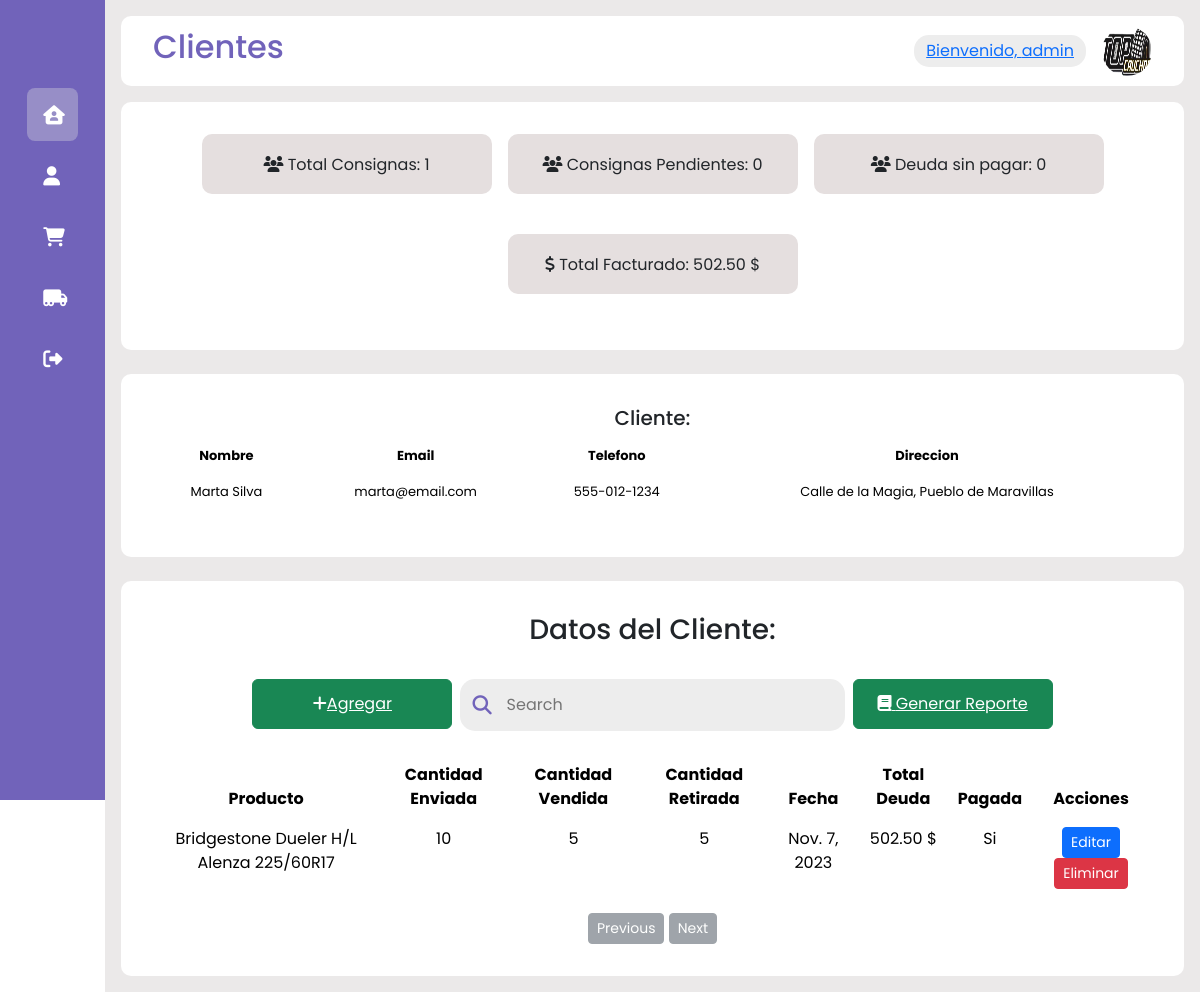
Screenshot of /clientsdata/clientdata/23 (signed in) with the database file from the repository.
### clients/models.py (models this page shows, shortened)
class Client(models.Model):
    fullname = models.CharField(max_length=255, blank=False, null=False, verbose_name='Fullname')
    email = models.EmailField(blank=True, null=True, verbose_name='Email')
    phone = models.CharField(max_length=30, blank=True, null=True, verbose_name='Phone')
    address = models.CharField(max_length=255, blank=True, null=True, verbose_name='Address')
    class Meta:
        db_table = 'clients'
        verbose_name = 'Client'
        verbose_name_plural = 'Clients'
        ordering = ['-id']

### clientsdata/models.py (models this page shows, shortened)
class ClientData(models.Model):
    client = models.ForeignKey(Client, on_delete=models.CASCADE, related_name='client_data', verbose_name='Client')
    product = models.ForeignKey(Product, blank=False, null=True, on_delete=models.SET_NULL,verbose_name='Producto')
    cantidad_enviada = models.IntegerField(blank=False, null=False, verbose_name='Cantidad Enviada')
    cantidad_vendida = models.IntegerField(blank=True, null=True, verbose_name='Cantidad Vendida')
    cantidad_retirada = models.IntegerField(blank=True, null=True, verbose_name='Cantidad Retirada')
    total_deuda = models.DecimalField(max_digits=8, decimal_places=2, blank=True, null=False, verbose_name='Total Deuda')
    paid = models.BooleanField(blank=True, null=False, default=False, verbose_name= 'Paid')
    start_date = models.DateField(blank=False, null=False, verbose_name= 'Start Date')
    class Meta:
        db_table = 'clientsdata'
        verbose_name = 'ClientData'
        verbose_name_plural = 'ClientDatas'
        ordering = ['-id']

### products/models.py (models this page shows)
class Product(models.Model):
    name = models.CharField(max_length=255, blank=False, null=False, verbose_name='Product Name')
    description = models.CharField(max_length=255, blank=False, null=False, verbose_name='Product Description')
    price = models.DecimalField(max_digits=5, decimal_places=2, blank=False, null=False, verbose_name='Price')
    quantity = models.IntegerField(max_length=10, blank=False, null=False, verbose_name='Quantity')
    def __str__(self):
        return self.name

### clientsdata/views.py (the view)
# urls.py: path('clientdata/<int:pk>', views.client_data, name='ClientData'),
@login_required(login_url='website:login')
def client_data(request, pk):
    client = Client.objects.get(id=pk)
    client_context = {
        'id': client.pk,
        'fullname': client.fullname,
        'email': client.email,
        'phone': client.phone,
        'address': client.address,
        'client_pk': pk
    }
    client_data_list = ClientData.objects.filter(client_id=pk)
    client_data_list_count = len(client_data_list)
    client_data_amount = []
    for cd in client_data_list:
        if cd.paid == True:
            client_data_amount.append(cd.total_deuda)
    client_data_amount_total = sum(client_data_amount)
    client_data_without_pay = []
    for nopay in client_data_list:
        if nopay.paid == False:
            client_data_without_pay.append(nopay)
    total_without_pay = len(client_data_without_pay)
    client_data_debt_without_pay = []
    for nopaydebt in client_data_list:
        if nopaydebt.paid == False:
            client_data_debt_without_pay.append(nopaydebt.total_deuda)
    total_debt_without_pay = sum(client_data_debt_without_pay)
    return render(request, 'client_data_list.html', {
        'client_context': client_context,
        'client_data_list': client_data_list,
        'client_data_list_count': client_data_list_count,
        'client_data_amount_total': client_data_amount_total,
        'total_without_pay': total_without_pay,
        'total_debt_without_pay': total_debt_without_pay
    })

### clientsdata/templates/client_data_list.html (shortened to what this page needs)
{% extends 'base.html' %}
{% block headertitle %}Clientes{% endblock %}
{% block content %}
<div class="card--container">
    <div class="card--wrapper">
        <div class="row">
            <div class="col-sm-6 mb-2">
                <div class="clients--card">
                    <div class="clients--header">
                        <div class="clients">
                            <span class="clients--title">
                                <i class="fa-solid fa-users"></i> Total Consignas:<span class="clients--number">
                                    {{ client_data_list_count }}
                                </span>
                            </span>
                        </div>
                    </div>
                </div>
            </div>
        </div>
        <div class="row">
            <div class="col-sm-6 mb-2">
                <div class="clients--card">
                    <div class="clients--header">
                        <div class="clients">
                            <span class="clients--title">
                                <i class="fa-solid fa-users"></i> Consignas Pendientes:<span class="clients--number">
                                    {{ total_without_pay }}
                                </span>
                            </span>
                        </div>
                    </div>
                </div>
            </div>
        </div>
        <div class="row">
            <div class="col-sm-6 mb-2">
                <div class="clients--card">
                    <div class="clients--header">
                        <div class="clients">
                            <span class="clients--title">
                                <i class="fa-solid fa-users"></i> Deuda sin pagar:<span class="clients--number">
                                    {{ total_debt_without_pay }}
                                </span>
                            </span>
                        </div>
                    </div>
                </div>
            </div>
        </div>
        <div class="row">
            <div class="col-sm-6 mb-2">
                <div class="clients--card">
                    <div class="clients--header">
                        <div class="clients">
                            <span class="clients--title">
                                <i class="fa-solid fa-dollar-sign"></i> Total Facturado:<span class="clients--number">
                                    {{ client_data_amount_total }} $
                                </span>
                            </span>
                        </div>
                    </div>
                </div>
            </div>
        </div>
    </div>
</div>
<br>
<div class="card--container">
    <h5>Cliente:</h5>
    <table class="table table-borderless">
        <thead>
            <tr>
                <th scope="row" style="text-align: center; font-size: small;">Nombre</th>
                <th scope="row" style="text-align: center; font-size: small;">Email</th>
                <th scope="row" style="text-align: center; font-size: small;">Telefono</th>
                <th scope="row" style="text-align: center; font-size: small;">Direccion</th>
            </tr>
        </thead>
        <tbody>
            <tr>
                <td style="text-align: center; font-size: small;">{{ client_context.fullname }}</td>
                <td style="text-align: center; font-size: small;">{{ client_context.email }}</td>
                <td style="text-align: center; font-size: small;">{{ client_context.phone }}</td>
                <td style="text-align: center; font-size: small;">{{ client_context.address }}</td>
            </tr>
        </tbody>
    </table>
</div>
<br>
<div class="card--container">
    <h3>Datos del Cliente:</h3>
    <br>
    <div class="d-grid gap-2 d-md-flex justify-content-md-end">
        <button type="button" class="btn btn-success" style="width: 200px; height: 50px;">
            <a href="{% url 'clientsdata:AddClientData' client_context.id %}" style="color:white"><i class="fa-solid fa-plus"></i>Agregar</a>
        </button>
        <form method="GET" action="{% url 'clientsdata:ClientsData' %}">
            <div class="search--box">
                <i class="fa-solid fa-magnifying-glass"></i>
                <input type="text" placeholder="Search" name="search" />
            </div>
        </form>
        <button type="button" class="btn btn-success" style="width: 200px; height: 50px;">
            <a href="{% url 'clientsdata:generate_report_client' client_context.id %}" style="color:white"><i class="fa-solid fa-book"></i> Generar Reporte</a>
        </button>
    </div>
    <br>
    <table class="table table-borderless">
        <thead>
            <tr>
                <th scope="row" style="text-align: center;">Producto</th>
                <th scope="row" style="text-align: center;">Cantidad Enviada</th>
                <th scope="row" style="text-align: center;">Cantidad Vendida</th>
                <th scope="row" style="text-align: center;">Cantidad Retirada</th>
                <th scope="row" style="text-align: center;">Fecha</th>
                <th scope="row" style="text-align: center;">Total Deuda</th>
                <th scope="row" style="text-align: center;">Pagada</th>
                <th scope="row" style="text-align: center;">Acciones</th>
            </tr>
        </thead>
        <tbody>
            {% for cd in client_data_list %}
            <tr>
                <td style="text-align: center;">{{ cd.product }}</td>
                <td style="text-align: center;">{{ cd.cantidad_enviada }}</td>
                <td style="text-align: center;">{{ cd.cantidad_vendida }}</td>
                <td style="text-align: center;">{{ cd.cantidad_retirada }}</td>
                <td style="text-align: center;">{{ cd.start_date }}</td>
                <td style="text-align: center;">{{ cd.total_deuda }} $</td>
                {% if cd.paid is True %}
                    <td style="text-align: center;">Si</td>
                {% endif %}
                <td style="text-align: center;">
                    <a href="{% url 'clientsdata:UpdateClientData' cd.id %}" class="btn btn-primary btn-sm">Editar</a>
                    <a href="{% url 'clientsdata:DeleteClientData' cd.id %}" class="btn btn-danger btn-sm">Eliminar</a>
                </td>
            </tr>
            {% empty %}
            <tr>
                <td colspan="9" style="text-align: center;">No se encontraron consignas para este cliente.</td>
            </tr>
            {% endfor %}
        </tbody>
    </table>
    <div class="pagination-container">
        <button id="prev-page-btn" class="btn btn-secondary btn-sm">Previous</button>
        <button id="next-page-btn" class="btn btn-secondary btn-sm">Next</button>
    </div>
</div>
{% endblock %}

### templates/base.html (shortened to what this page needs)
{% load static %}
<!DOCTYPE html>
<html lang="en">
<head>
    <link rel="stylesheet" href={%static 'css/styles.css'%} />
    <link href="https://cdn.jsdelivr.net/npm/bootstrap@5.3.1/dist/css/bootstrap.min.css" rel="stylesheet">
    <link rel="stylesheet" href="https://cdnjs.cloudflare.com/ajax/libs/font-awesome/6.4.0/css/all.min.css" />
    <link rel="stylesheet" href="https://cdnjs.cloudflare.com/ajax/libs/highcharts/9.3.1/css/highcharts.css">
</head>
<body>
    <div class="sidebar">
        <div class="logo">
        </div>
        <ul class="menu">
            <li class="active">
                <a href="{% url 'website:index' %}">
                    <i class="fa-solid fa-house-user"></i>
                </a>
            </li>
            <li>
                <a href="{% url 'clients:Clients' %}">
                    <i class="fa-solid fa-user"></i>
                </a>
            </li>
            <li>
                <a href="{% url 'products:Products' %}">
                    <i class="fa-solid fa-cart-shopping"></i>
                </a>
            </li>
            <li>
                <a href="{% url 'clientsdata:ClientsData' %}">
                    <i class="fa-solid fa-truck-moving"></i>
                </a>
            </li>
            <li>
                <a href="{% url 'website:logout' %}">
                    <i class="fa-solid fa-right-from-bracket"></i>
                </a>
            </li>
        </ul>
    </div>
    <div class="main--content">
        <div class="header--wrapper">
            <div class="header--title">
                <h2>{% block headertitle %}{% endblock %}</h2>
            </div>
            <div class="user--info">
                <div class="search--box">
                    <a class="d-block">Bienvenido, {{ user.username }}</a>
                </div>
                <img src="{% static 'img/LOGO_TOPCAUCHOS.png' %}" alt="">
            </div>
        </div>
        {% block content %}
        {% endblock %}
    </div>
</body>
</html>

### static/css/styles.css (style rules this page uses)
* { margin: 0; padding: 0; border: none; outline: none; box-sizing: border-box; font-family: "Poppins", sans-serif; }
body { display: flex; }
.sidebar { position: sticky; top: 0; left: 0; bottom: 0; width: 110px; height: 100vh; padding: 0 1.7rem; color: #fff; overflow: hidden; transition: all; background: rgba(113, 99, 186, 255); }
.logo { height: 80px; padding: 16px; }
.menu { height: 88%; position: relative; list-style: none; padding: 0; }
.menu li { padding: 1rem; margin: 8px 0; border-radius: 8px; transition: all 0.5s ease-in-out; }
.menu li:hover, .active { background: #e0e0e058; }
.menu a { color: #fff; font-size: 14px; text-decoration: none; display: flex; align-items: center; gap: 1.5rem; }
.menu a i { font-size: 1.2rem; }
.main--content { position: relative; background: #ebe9e9; width: 100%; padding: 1rem; }
.header--wrapper img { width: 50px; height: 50px; cursor: pointer; border-radius: 50%; }
.header--wrapper { display: flex; justify-content: space-between; align-items: center; flex-wrap: wrap; background: #fff; border-radius: 10px; padding: 10px 2rem; margin-bottom: 1rem; }
.header--title { color: rgba(113, 99, 186, 255); }
.user--info { display: flex; align-items: center; gap: 1rem; }
.search--box { background: rgb(237, 237, 237); border-radius: 15px; color: rgba(113, 99, 186, 255); display: flex; align-items: center; gap: 5px; padding: 4px 12px; }
.search--box input { background: transparent; padding: 10px; }
.search--box i { font-size: 1.2rem; cursor: pointer; transition: all 0.5s ease-out; }
.card--container { background: #fff; padding: 2rem; border-radius: 10px; display: flex; flex-direction: column; align-items: center; }
.card--wrapper { display: flex; flex-wrap: wrap; gap: 1rem; justify-content: center; }
.clients--card { background: rgb(229, 223, 223); border-radius: 10px; padding: 1.2rem; width: 290px; height: 60px; display: flex; flex-direction: column; justify-content: space-between; transition: all 0.5s ease-in-out; align-items: center; margin-bottom: 1rem; }
.clients--header { display: flex; justify-content: space-between; align-items: center; margin-bottom: 20px; }
.clients { display: flex; flex-direction: column; }
.btn-success { transition: all 2.5s ease-out; }

### rows the page displays
Client: fullname "Marta Silva", email "marta@email.com", phone "555-012-1234", address "Calle de la Magia, Pueblo de Maravillas"
ClientData: product "Bridgestone Dueler H/L Alenza 225/60R17", cantidad_enviada "10", cantidad_vendida "5", cantidad_retirada "5", start_date "Nov. 7, 2023", total_deuda "502.50", paid "Si"

### other values shown
{{ user.username }} "admin"
{{ client_data_list_count }} "1"
{{ total_without_pay }} "0"
{{ total_debt_without_pay }} "0"
{{ client_data_amount_total }} "502.50"
